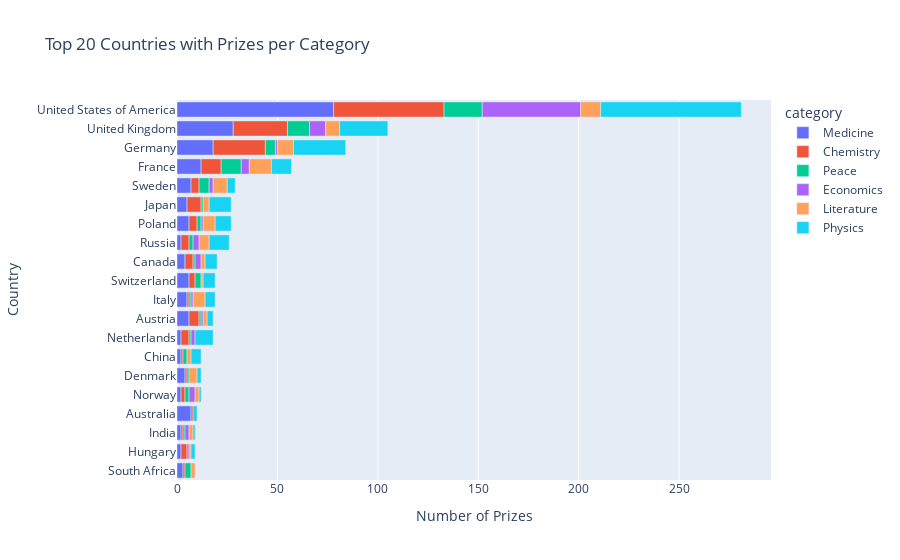

The notebook cell saved with this chart:
### Code cell
category_country_bar =px.bar(merged_df,
                            x="cat_prize",
                            y="birth_country_current",
                            color="category",
                            title="Top 20 Countries with Prizes per Category",
                            orientation='h')

category_country_bar.update_layout(xaxis_title="Number of Prizes",
                            yaxis_title="Country",
                            coloraxis_showscale=False)

category_country_bar.show()

### Figure 1 — Plotly figure (JSON) as saved in the notebook; plotly's stock layout.template omitted (floating-point values rounded to 4 significant figures)
{"data": [{"hovertemplate": "category=Medicine<br>cat_prize=%{x}<br>birth_country_current=%{y}<extra></extra>", "legendgroup": "Medicine", "marker": {"color": "#636efa", "pattern": {"shape": ""}}, "name": "Medicine", "orientation": "h", "showlegend": true, "textposition": "auto", "type": "bar", "x": [3, 2, 2, 7, 2, 4, 2, 2, 6, 5, 6, 4, 2, 6, 5, 7, 12, 18, 28, 78], "xaxis": "x", "y": ["South Africa", "Hungary", "India", "Australia", "Norway", "Denmark", "China", "Netherlands", "Austria", "Italy", "Switzerland", "Canada", "Russia", "Poland", "Japan", "Sweden", "France", "Germany", "United Kingdom", "United States of America"], "yaxis": "y"}, {"hovertemplate": "category=Chemistry<br>cat_prize=%{x}<br>birth_country_current=%{y}<extra></extra>", "legendgroup": "Chemistry", "marker": {"color": "#EF553B", "pattern": {"shape": ""}}, "name": "Chemistry", "orientation": "h", "showlegend": true, "textposition": "auto", "type": "bar", "x": [3, 1, 1, 1, 2, 1, 1, 4, 5, 3, 1, 4, 4, 7, 4, 4, 10, 26, 27, 55], "xaxis": "x", "y": ["Hungary", "South Africa", "India", "Australia", "Norway", "Denmark", "China", "Netherlands", "Austria", "Switzerland", "Italy", "Canada", "Russia", "Japan", "Poland", "Sweden", "France", "Germany", "United Kingdom", "United States of America"], "yaxis": "y"}, {"hovertemplate": "category=Peace<br>cat_prize=%{x}<br>birth_country_current=%{y}<extra></extra>", "legendgroup": "Peace", "marker": {"color": "#00cc96", "pattern": {"shape": ""}}, "name": "Peace", "orientation": "h", "showlegend": true, "textposition": "auto", "type": "bar", "x": [3, 1, 2, 1, 2, 1, 1, 3, 1, 1, 2, 1, 2, 5, 10, 5, 11, 19], "xaxis": "x", "y": ["South Africa", "India", "Norway", "Denmark", "China", "Netherlands", "Austria", "Switzerland", "Italy", "Canada", "Russia", "Japan", "Poland", "Sweden", "France", "Germany", "United Kingdom", "United States of America"], "yaxis": "y"}, {"hovertemplate": "category=Economics<br>cat_prize=%{x}<br>birth_country_current=%{y}<extra></extra>", "legendgroup": "Economics", "marker": {"color": "#ab63fa", "pattern": {"shape": ""}}, "name": "Economics", "orientation": "h", "showlegend": true, "textposition": "auto", "type": "bar", "x": [1, 2, 3, 2, 1, 1, 3, 3, 1, 2, 4, 1, 8, 49], "xaxis": "x", "y": ["Hungary", "India", "Norway", "Netherlands", "Austria", "Italy", "Canada", "Russia", "Poland", "Sweden", "France", "Germany", "United Kingdom", "United States of America"], "yaxis": "y"}, {"hovertemplate": "category=Literature<br>cat_prize=%{x}<br>birth_country_current=%{y}<extra></extra>", "legendgroup": "Literature", "marker": {"color": "#FFA15A", "pattern": {"shape": ""}}, "name": "Literature", "orientation": "h", "showlegend": true, "textposition": "auto", "type": "bar", "x": [1, 2, 2, 4, 2, 2, 2, 6, 1, 2, 5, 6, 3, 7, 11, 8, 7, 10], "xaxis": "x", "y": ["Hungary", "South Africa", "India", "Denmark", "China", "Norway", "Austria", "Italy", "Switzerland", "Canada", "Russia", "Poland", "Japan", "Sweden", "France", "Germany", "United Kingdom", "United States of America"], "yaxis": "y"}, {"hovertemplate": "category=Physics<br>cat_prize=%{x}<br>birth_country_current=%{y}<extra></extra>", "legendgroup": "Physics", "marker": {"color": "#19d3f3", "pattern": {"shape": ""}}, "name": "Physics", "orientation": "h", "showlegend": true, "textposition": "auto", "type": "bar", "x": [1, 2, 2, 5, 2, 1, 9, 3, 6, 5, 6, 10, 8, 11, 4, 10, 26, 24, 70], "xaxis": "x", "y": ["India", "Hungary", "Australia", "China", "Denmark", "Norway", "Netherlands", "Austria", "Switzerland", "Italy", "Canada", "Russia", "Poland", "Japan", "Sweden", "France", "Germany", "United Kingdom", "United States of America"], "yaxis": "y"}], "layout": {"barmode": "relative", "coloraxis": {"showscale": false}, "legend": {"title": {"text": "category"}, "tracegroupgap": 0}, "title": {"text": "Top 20 Countries with Prizes per Category"}, "xaxis": {"anchor": "y", "domain": [0, 1], "title": {"text": "Number of Prizes"}}, "yaxis": {"anchor": "x", "domain": [0, 1], "title": {"text": "Country"}}}}
